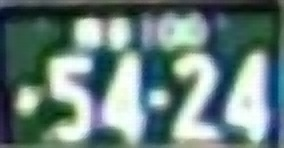
#> input picture step03_feature_extractor_matcher/input/plate_160.jpg, 284 x 148 px; its folder holds only this picture in this run
$ python duplicate_remover.py
#> lines starting #> are read from the running program, lines starting #| are printed output that depends on the picture
import cv2
import os
import csv
import numpy as np
from pathlib import Path
from collections import defaultdict
import shutil


def extract_features(image_path, orb=None):
    """
    Trích xuất keypoints và descriptors từ ảnh

    Args:
        image_path (str): Đường dẫn đến ảnh
        orb: ORB detector (nếu None sẽ tạo mới)

    Returns:
        tuple: (keypoints, descriptors, num_keypoints)
    """
#> called with image_path = 'input/plate_160.jpg'
    if orb is None:
        orb = cv2.ORB_create()

    image = cv2.imread(image_path, cv2.IMREAD_GRAYSCALE)
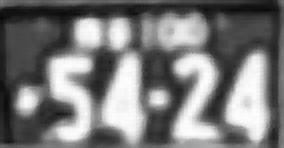
#> image: shape (148, 284); min 7, max 255, mean 121.9
    if image is None:
        return None, None, 0

    # Tiền xử lý giống feature_extractor.py
    image = cv2.equalizeHist(image)
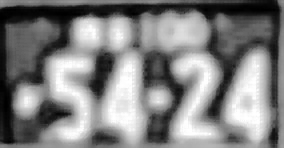
#> image: shape (148, 284); min 0, max 255, mean 128.2
    image = cv2.copyMakeBorder(image, 50, 50, 50, 50, cv2.BORDER_CONSTANT, value=255)
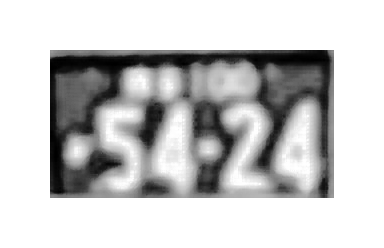
#> image: shape (248, 384); min 0, max 255, mean 199.1

    # Detect và compute descriptors
    keypoints, descriptors = orb.detectAndCompute(image, None)
#> keypoints = 452 keypoints; strongest (x, y, size): (50, 193, 44.6), (50, 195, 31), (331, 50, 31), (50, 196, 44.6)

    if descriptors is None:
        descriptors = np.array([])

    return keypoints, descriptors, len(keypoints)


# [54 lines left out: function match_features, not called in this run]


def find_duplicate_groups(folder_path, similarity_threshold=0.5, match_ratio=0.75, min_matches=15, verbose=True):
    """
    Tìm các nhóm ảnh trùng lặp dựa trên features

    Args:
        folder_path (str): Thư mục chứa ảnh
        similarity_threshold (float): Ngưỡng similarity để coi là trùng lặp (0.0-1.0)
        match_ratio (float): Tỷ lệ match cho Lowe's ratio test
        verbose (bool): In thông tin chi tiết

    Returns:
        list: Danh sách các nhóm ảnh trùng lặp, mỗi nhóm là list các filename
    """
    orb = cv2.ORB_create()

    # Lấy danh sách ảnh
    image_files = []
    for filename in os.listdir(folder_path):
        if filename.lower().endswith(('.jpg', '.jpeg', '.png', '.bmp', '.tiff')):
            image_files.append(filename)

    if len(image_files) < 2:
        if verbose:
            print("   ℹ️  Không đủ ảnh để so sánh (cần ít nhất 2 ảnh)")
        return []

    if verbose:
        print(f"\n   🔍 Đang trích xuất features từ {len(image_files)} ảnh...")

    # Trích xuất features cho tất cả ảnh
    image_features = {}
    for idx, filename in enumerate(image_files, 1):
        image_path = os.path.join(folder_path, filename)
        keypoints, descriptors, num_keypoints = extract_features(image_path, orb)

        if descriptors is not None and len(descriptors) > 0:
            image_features[filename] = {
                'keypoints': keypoints,
                'descriptors': descriptors,
                'num_keypoints': num_keypoints,
                'path': image_path
            }
            if verbose and idx % 10 == 0:
                print(f"      [{idx}/{len(image_files)}] {filename}: {num_keypoints} keypoints")
        else:
            if verbose:
                print(f"      ⚠️  [{idx}/{len(image_files)}] {filename}: Không tìm thấy features")

    if len(image_features) < 2:
        if verbose:
            print("   ⚠️  Không đủ ảnh có features để so sánh")
        return []

    if verbose:
        print(f"\n   🔗 Đang so sánh {len(image_features)} ảnh để tìm trùng lặp...")

    # So sánh từng cặp ảnh
    similarity_matrix = {}
    total_comparisons = len(image_features) * (len(image_features) - 1) // 2
    comparison_count = 0

    filenames = list(image_features.keys())
    for i in range(len(filenames)):
        for j in range(i + 1, len(filenames)):
            filename1 = filenames[i]
            filename2 = filenames[j]

            desc1 = image_features[filename1]['descriptors']
            desc2 = image_features[filename2]['descriptors']

            similarity = match_features(desc1, desc2, match_ratio, min_matches)
            similarity_matrix[(filename1, filename2)] = similarity

            comparison_count += 1
            if verbose and comparison_count % 10 == 0:
                print(f"      [{comparison_count}/{total_comparisons}] So sánh: {filename1} vs {filename2} = {similarity:.3f}")

    # Nhóm các ảnh trùng lặp (chỉ nhóm nếu similarity cao)
    groups = []
    processed = set()

    # Sắp xếp theo similarity từ cao xuống thấp để ưu tiên matches chắc chắn
    sorted_pairs = sorted(similarity_matrix.items(), key=lambda x: x[1], reverse=True)

    for (filename1, filename2), similarity in sorted_pairs:
        if filename1 in processed or filename2 in processed:
            continue

        if similarity >= similarity_threshold:
            # Tìm tất cả ảnh liên quan (chỉ thêm nếu similarity đủ cao)
            group = {filename1, filename2}
            processed.add(filename1)
            processed.add(filename2)

            # Tìm thêm ảnh trùng với nhóm này (chỉ thêm nếu similarity cao với ít nhất 1 ảnh trong nhóm)
            found_new = True
            max_iterations = 10  # Giới hạn số lần lặp để tránh nhóm quá lớn
            iteration = 0

            while found_new and iteration < max_iterations:
                iteration += 1
                found_new = False
                for f1, f2 in similarity_matrix:
                    if f1 in processed or f2 in processed:
                        continue

                    similarity_val = similarity_matrix[(f1, f2)]
                    # Chỉ thêm nếu similarity cao với ít nhất 1 ảnh trong nhóm
                    if similarity_val >= similarity_threshold:
                        # Kiểm tra xem có ảnh nào trong nhóm match với f1 hoặc f2 không
                        should_add = False
                        for group_member in group:
                            pair1 = (group_member, f1) if group_member < f1 else (f1, group_member)
                            pair2 = (group_member, f2) if group_member < f2 else (f2, group_member)

                            if pair1 in similarity_matrix and similarity_matrix[pair1] >= similarity_threshold:
                                should_add = True
                                break
                            if pair2 in similarity_matrix and similarity_matrix[pair2] >= similarity_threshold:
                                should_add = True
                                break

                        if should_add:
                            group.add(f1)
                            group.add(f2)
                            processed.add(f1)
                            processed.add(f2)
                            found_new = True

            groups.append(list(group))

    if verbose:
        print(f"\n   📊 Tìm thấy {len(groups)} nhóm ảnh trùng lặp")
        for idx, group in enumerate(groups, 1):
            print(f"      Nhóm {idx}: {len(group)} ảnh - {', '.join(group[:3])}{'...' if len(group) > 3 else ''}")

    return groups


# [49 lines left out: function select_best_image_in_group, not called in this run]


def remove_duplicates(folder_path, output_csv=None, similarity_threshold=0.5,
                     match_ratio=0.75, min_matches=15, backup_duplicates=True, verbose=True):
    """
    Xóa các ảnh trùng lặp, giữ lại ảnh đẹp nhất trong mỗi nhóm

    Args:
        folder_path (str): Thư mục chứa ảnh
        output_csv (str, optional): File CSV để lưu kết quả
        similarity_threshold (float): Ngưỡng similarity để coi là trùng lặp
        match_ratio (float): Tỷ lệ match cho Lowe's ratio test
        backup_duplicates (bool): Có backup ảnh bị xóa vào thư mục riêng không
        verbose (bool): In thông tin chi tiết

    Returns:
        dict: Thống kê {total, kept, removed, groups}
    """
    folder_path = Path(folder_path)

    if verbose:
        print(f"\n{'='*70}")
        print(f"   REMOVE DUPLICATE IMAGES - FEATURE MATCHING")
        print(f"{'='*70}")
        print(f"Input folder: {folder_path}")
        print(f"Similarity threshold: {similarity_threshold}")
        print(f"Match ratio: {match_ratio}")
        print(f"{'='*70}\n")

    # Tìm các nhóm ảnh trùng lặp
    groups = find_duplicate_groups(str(folder_path), similarity_threshold, match_ratio, min_matches, verbose)

    # Đếm tổng số ảnh
    image_files = [f for f in os.listdir(folder_path)
                   if f.lower().endswith(('.jpg', '.jpeg', '.png', '.bmp', '.tiff'))]
    total_images = len(image_files)

    # Trích xuất features để chọn ảnh tốt nhất
    if verbose:
        print(f"\n   🎯 Đang chọn ảnh tốt nhất trong mỗi nhóm...")

    orb = cv2.ORB_create()
    image_features = {}
    for filename in image_files:
        image_path = folder_path / filename
        keypoints, descriptors, num_keypoints = extract_features(str(image_path), orb)
#> num_keypoints = 452
        if descriptors is not None:
            image_features[filename] = {
                'num_keypoints': num_keypoints,
                'descriptors': descriptors
            }

    # Chọn ảnh tốt nhất và xóa các ảnh còn lại
    images_to_keep = set(image_files)  # Ban đầu giữ tất cả
    images_to_remove = []
    kept_images = []
    removed_images = []
    all_group_images = set()

    for group in groups:
        all_group_images.update(group)
        best_image = select_best_image_in_group(group, str(folder_path), image_features, verbose)

        if best_image:
            kept_images.append(best_image)
            # Xóa các ảnh khác trong nhóm
            for filename in group:
                if filename != best_image:
                    images_to_remove.append(filename)
                    removed_images.append(filename)
                    if filename in images_to_keep:
                        images_to_keep.remove(filename)

    # Ảnh không trong nhóm nào (không trùng lặp) cũng được giữ lại
    for filename in image_files:
        if filename not in all_group_images:
            kept_images.append(filename)

    # Backup và xóa ảnh
    if images_to_remove:
        if backup_duplicates:
            backup_dir = folder_path / "duplicates_backup"
            backup_dir.mkdir(exist_ok=True)

            if verbose:
                print(f"\n   💾 Đang backup {len(images_to_remove)} ảnh trùng lặp...")

            for filename in images_to_remove:
                src = folder_path / filename
                dst = backup_dir / filename
                shutil.move(str(src), str(dst))
                if verbose:
                    print(f"      📦 Moved: {filename} -> duplicates_backup/")
        else:
            if verbose:
                print(f"\n   🗑️  Đang xóa {len(images_to_remove)} ảnh trùng lặp...")

            for filename in images_to_remove:
                img_path = folder_path / filename
                img_path.unlink()
                if verbose:
                    print(f"      ❌ Deleted: {filename}")

    # Lưu kết quả vào CSV
    if output_csv:
        output_csv = Path(output_csv)
        output_csv.parent.mkdir(parents=True, exist_ok=True)

        with open(output_csv, 'w', newline='', encoding='utf-8') as file:
            writer = csv.writer(file)
            writer.writerow(["filename", "status", "num_keypoints", "group"])

            # Ghi ảnh được giữ lại
            for idx, group in enumerate(groups, 1):
                best_image = select_best_image_in_group(group, str(folder_path), image_features, verbose=False)
                num_kp = image_features.get(best_image, {}).get('num_keypoints', 0) if best_image else 0
                writer.writerow([best_image, "kept", num_kp, f"group_{idx}"])

                for filename in group:
                    if filename != best_image:
                        num_kp = image_features.get(filename, {}).get('num_keypoints', 0) if filename in image_features else 0
                        writer.writerow([filename, "removed", num_kp, f"group_{idx}"])

            # Ghi ảnh không trùng lặp
            for filename in image_files:
                if filename not in [img for group in groups for img in group]:
                    num_kp = image_features.get(filename, {}).get('num_keypoints', 0) if filename in image_features else 0
                    writer.writerow([filename, "kept", num_kp, "unique"])
#> this loop made 1 pass
#> num_kp on pass 1: 452

        if verbose:
            print(f"\n   📄 Kết quả đã lưu vào: {output_csv}")

    # Thống kê
    stats = {
        'total': total_images,
        'kept': len(kept_images),
        'removed': len(removed_images),
        'groups': len(groups),
        'unique': total_images - sum(len(g) for g in groups)
    }

    if verbose:
        print(f"\n{'='*70}")
        print(f"   📊 KẾT QUẢ:")
        print(f"   Tổng số ảnh:     {stats['total']}")
        print(f"   Ảnh được giữ:    {stats['kept']} ({stats['unique']} unique, {len(groups)} từ {len(groups)} nhóm)")
        print(f"   Ảnh đã xóa:       {stats['removed']}")
        print(f"   Số nhóm trùng:    {stats['groups']}")
        print(f"{'='*70}\n")

    return stats


def main():
    """Test function"""
    folder_path = 'input'
    output_csv = 'output/duplicate_removal_result.csv'

    remove_duplicates(
        folder_path=folder_path,
        output_csv=output_csv,
        similarity_threshold=0.3,
        match_ratio=0.75,
        backup_duplicates=True,
        verbose=True
    )


if __name__ == "__main__":
    main()

$ run again, on step03_feature_extractor_matcher/input/plate_164.jpg
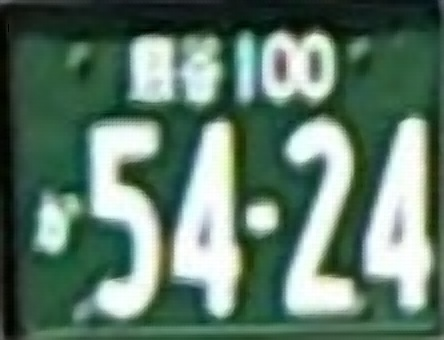
#> input picture step03_feature_extractor_matcher/input/plate_164.jpg, 444 x 340 px
#> in extract_features, `image = cv2.equalizeHist(image)`:
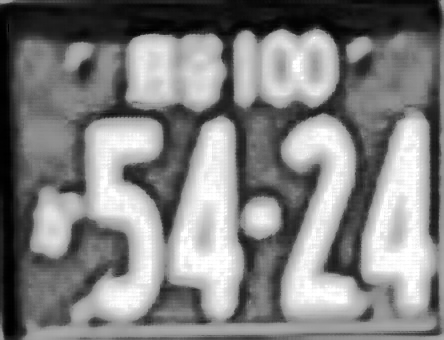
#> image: shape (340, 444); min 0, max 255, mean 128.5
#> in extract_features, `image = cv2.copyMakeBorder(image, 50, 50, 50, 50, cv2.BORDER_CONSTANT,..`:
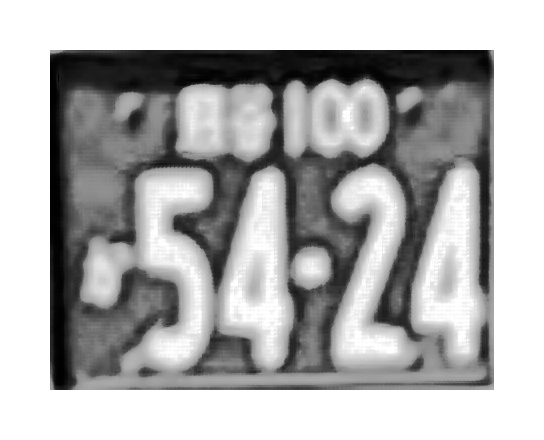
#> image: shape (440, 544); min 0, max 255, mean 175.2
#> in extract_features, `keypoints, descriptors = orb.detectAndCompute(image, None)`: keypoints = 500 keypoints; strongest (x, y, size): (53, 389, 44.6), (490, 50, 44.6), (50, 52, 31), (50, 386, 44.6)
#> in remove_duplicates, `keypoints, descriptors, num_keypoints = extract_features(str(image_pat..`: num_keypoints = 500
#> the loop in remove_duplicates, `for filename in image_files:` made 1 pass
#> num_kp on pass 1: 500

$ run again, on step03_feature_extractor_matcher/input/plate_161.jpg
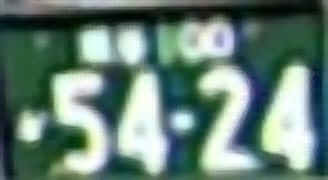
#> input picture step03_feature_extractor_matcher/input/plate_161.jpg, 328 x 180 px
#> in extract_features, `image = cv2.equalizeHist(image)`:
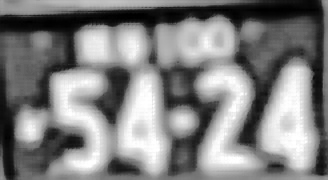
#> image: shape (180, 328); min 0, max 255, mean 128.3
#> in extract_features, `image = cv2.copyMakeBorder(image, 50, 50, 50, 50, cv2.BORDER_CONSTANT,..`:
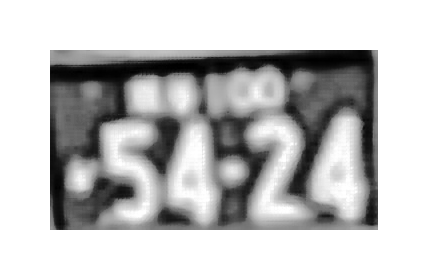
#> image: shape (280, 428); min 0, max 255, mean 192.6
#> in extract_features, `keypoints, descriptors = orb.detectAndCompute(image, None)`: keypoints = 488 keypoints; strongest (x, y, size): (54, 223, 53.6), (372, 223, 53.6), (376, 225, 44.6), (50, 66, 44.6)
#> in remove_duplicates, `keypoints, descriptors, num_keypoints = extract_features(str(image_pat..`: num_keypoints = 488
#> the loop in remove_duplicates, `for filename in image_files:` made 1 pass
#> num_kp on pass 1: 488
